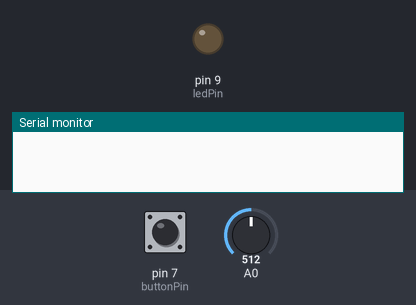
Simulated run of this sketch. Board: Arduino Uno, built for the host (arithmetic inside an expression is 32-bit, double 64-bit). On the bench: output pins drawn as LEDs (lit = HIGH), the last lines printed to the serial monitor. The test bench sets the inputs (shaded band); at power-on: pin 7 (buttonPin) LOW, A0 = 512. WiFi joins after 1.5 s; servers stay silent unless stated; uploads are accepted with an empty reply.

Above: at 3.7 s.
3.8 s: pin 7 (buttonPin) pulled HIGH for 0.15 s
At 4.9 s:
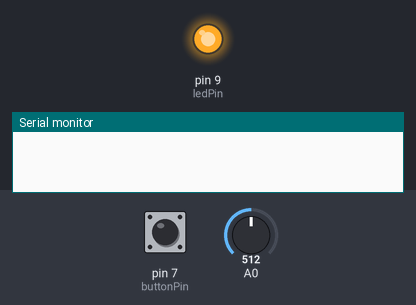
5.4 s: pin 7 (buttonPin) pulled HIGH for 1 s
At 6.1 s:
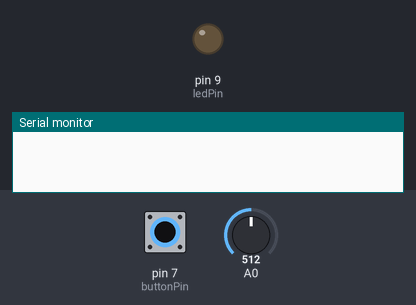
9.4 s: pin 7 (buttonPin) pulled HIGH for 3.2 s
At 10.3 s:
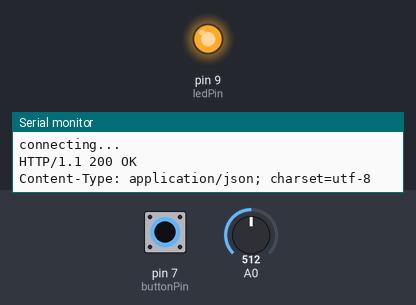
Timing chart, 0 to 12.4 s (numbered marks = the images above; inputs shaded):
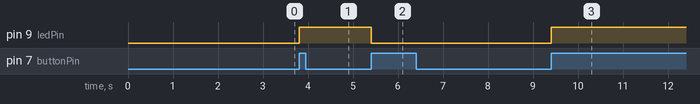

The sketch:

pachubePush.ino
```cpp
/*
  Pachube sensor client with Strings

 This sketch connects an analog sensor to Pachube (http://www.pachube.com)
 using a Wiznet Ethernet shield. You can use the Arduino Ethernet shield, or
 the Adafruit Ethernet shield, either one will work, as long as it's got
 a Wiznet Ethernet module on board.

 This example uses the String library, which is part of the Arduino core from
 version 0019.

 Circuit:
 * Analog sensor attached to analog in 0
 * Button attached to pin 7
 * LED attached to pin 9
 * Ethernet shield attached to pins 10, 11, 12, 13

 based on code
 created 15 March 2010
 updated 4 Sep 2010
 by Tom Igoe

 This code is in the public domain.

 */

#include <SPI.h>
#include <Ethernet.h>

// assign a MAC address for the ethernet controller.
// fill in your address here:
byte mac[] = {
  0xDE, 0xAD, 0xBE, 0xEF, 0xFE, 0xED};

// fill in an available IP address on your network here,
// for manual configuration:
IPAddress ip(10,0,1,20);

// institution specific Pachube feed address
String feedAddr = "45999";  //http://pachube.com/feeds/45999

// your API key
String ApiKey = "5VCx3ftgRHd6AT2leyay2ySmARPb9ZUsHY-KgtgTLoLKMg0VEqjxYIbRo0KAItkWXOlnDSdQyECjAaQ9Vb307npyLewgxEp3JE8yUN8YdR-mAIMB0KM8MuploVzpVt6T";

// initialize the library instance:
EthernetClient client;

long lastConnectionTime = 0;        // last time you connected to the server, in milliseconds
boolean lastConnected = false;      // state of the connection last time through the main loop
const int postingInterval = 10000;  //delay between updates to Pachube.com

String dataString;

const int buttonPin = 7;
const int ledPin = 9;
int currButtonVal = 0;
int prevButtonVal = 0;
int myDigitalVal = 0;
int myAnalogVal = 0;

void setup() {
  pinMode(buttonPin, INPUT);  //button
  pinMode(ledPin, OUTPUT); //LED

  // start the ethernet connection and serial port:
  Serial.begin(9600);
  if (Ethernet.begin(mac) == 0) {
    Serial.println("Failed to configure Ethernet using DHCP");
    // Configure manually:
    Ethernet.begin(mac, ip);
  }
  // give the ethernet module time to boot up:
  delay(1000);
}

void loop() {

  //--- button read
  currButtonVal = digitalRead(buttonPin);  //read our button
  if(currButtonVal != prevButtonVal){ //check for state change
    prevButtonVal = currButtonVal;
    if(prevButtonVal == 1){
      myDigitalVal ++ ;           //add one on each press
      if(myDigitalVal > 1){       //count between 0 and 1.
        myDigitalVal = 0;
      }
    }
  }
  digitalWrite(ledPin, myDigitalVal);    //turn LED on/off to represent myDigitalVal

  //--- sensor read
  int analogSensor = analogRead(A0);
  //int analogSensor = random(1023); //randomize

  // convert the data to a String to send it:
  dataString = String(analogSensor);

  // you can append multiple readings to this String if your
  // pachube feed is set up to handle multiple values:
  dataString += ",";
  dataString += String(myDigitalVal);

  // if there's incoming data from the net connection.
  // send it out the serial port.  This is for debugging
  // purposes only:
  if (client.available()) {
    char c = client.read();
    Serial.print(c);
  }

  // if there's no net connection, but there was one last time
  // through the loop, then stop the client:
  if (!client.connected() && lastConnected) {
    Serial.println("disconnecting.");
    client.stop();
  }

  // if you're not connected, and ten seconds have passed since
  // your last connection, then connect again and send data:
  if(!client.connected() && (millis() - lastConnectionTime > postingInterval)) {
    Serial.println("\n------- SEND DATA -------"); //some serial monitor feedback
    Serial.print("analog, digital = ");
    Serial.println(dataString);
    Serial.println("-------------------------\n");

    sendData(dataString); //SEND!
  }
  // store the state of the connection for next time through
  // the loop:
  lastConnected = client.connected();
}

// this method makes a HTTP connection to the server:
void sendData(String thisData) {

  // if there's a successful connection:
  if (client.connect("api.pachube.com", 80)) {
    Serial.println("connecting...");
    // send the HTTP PUT request.
    client.print("PUT /v2/feeds/" + feedAddr + ".csv HTTP/1.1\n");
    client.print("Host: api.pachube.com\n");
    // fill in your Pachube API key here:
    client.print("X-PachubeApiKey: " + ApiKey + "\n");
    client.print("Content-Length: ");
    client.println(thisData.length(), DEC);

    // last pieces of the HTTP PUT request:
    client.print("Content-Type: text/csv\n");
    client.println("Connection: close\n");

    // here's the actual content of the PUT request:
    client.println(thisData);

    // note the time that the connection was made:
    lastConnectionTime = millis();
  }
  else {
    // if you couldn't make a connection:
    Serial.println("connection failed");
  }
}
```

Measured:
- after the input at 3.8 s, pin 9 (ledPin): LOW → HIGH at once
- after the input at 5.4 s, pin 9 (ledPin): HIGH → LOW at once
- after the input at 9.4 s, pin 9 (ledPin): LOW → HIGH at once
